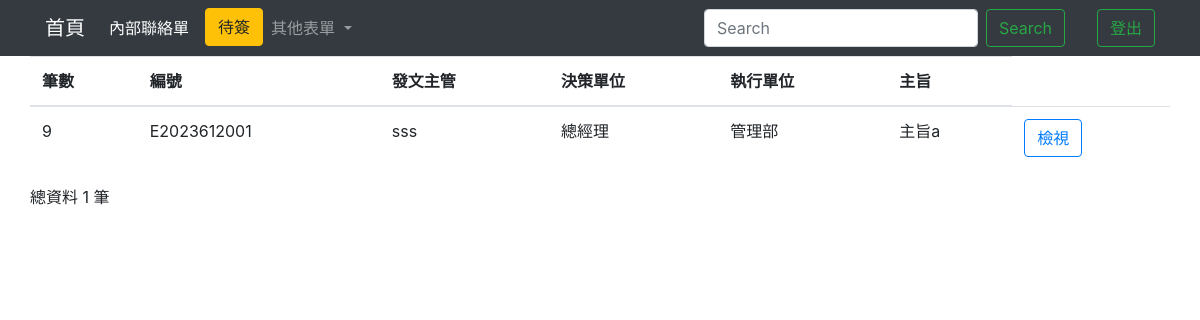
/contactallIndex/, run on an earlier commit of the app's database.
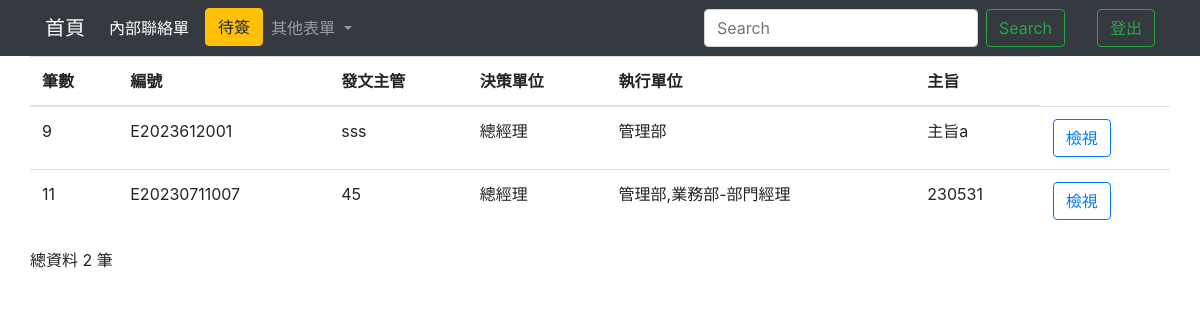
And on a later commit of the database.
### testapp/models.py (models this page shows)
class Contact (models.Model):
    cNumber = models.CharField(max_length=50, default='', null=False)#編號
    cAutherManager = models.CharField(max_length=20,blank=True)#發文主管
    cDecisionDep = models.CharField(max_length=50,null=False)#決策單位
    cImplementDep = models.CharField(max_length=50)#執行單位
    cSubject = models.TextField(null=False)#主旨
    cDiscription = models.TextField(blank=True)#說明
    cOption = models.TextField(blank=True)#各審核人員意見
    home = models.OneToOneField(Home, on_delete=models.CASCADE,default='')

### testapp/views.py (the view)
# urls.py: path('contactallIndex/',contactallIndex),
def contactallIndex(request):
    if request.user.is_authenticated:
        username=request.user.username
        authenticate=request.user.is_staff
        firstname = request.user.first_name
    if 'q' in request.GET:
        q = request.GET['q']
        multiple_q = Q(Q(cNumber__icontains=q) | Q(cSubject__icontains=q) | Q(cDecisionDep__icontains=q))
        contactall = Contact.objects.filter(multiple_q)
    else:
        contactall = Contact.objects.all().order_by("id")
    contactallCount = len(contactall)
    return render(request, "contactall_Index.html",locals())

### templates/contactall_Index.html (shortened to what this page needs)
<!DOCTYPE html>
<html lang="en">
<head>
  <link rel="stylesheet" href="https://cdn.jsdelivr.net/npm/bootstrap@4.6.2/dist/css/bootstrap.min.css">
  {% load static %}
</head>
<body>
  <nav class="navbar navbar-expand-lg navbar-dark bg-dark">
    <div class="container">
      <a class="navbar-brand" href="/homeIndex/">首頁</a>
      <div class="collapse navbar-collapse" id="navbarSupportedContent">
        <ul class="navbar-nav mr-auto">
          <li class="nav-item active">
            <a class="nav-link disabled">內部聯絡單 <span class="sr-only">(current)</span></a>
          </li>
          <ul class="navbar-nav ml-2">
            <li class="nav-item">
              <button class="btn btn-warning my-2 my-sm-0" id="{{username}}" onclick="perosonIndex(event)">待簽</button>
            </li>
          </ul>
          <li class="nav-item dropdown">
            <a class="nav-link dropdown-toggle" href="#" role="button" data-toggle="dropdown" aria-expanded="false">
              其他表單
            </a>
          </li>
        </ul>
        <form class="form-inline my-2 my-lg-0">
          <input class="form-control mr-sm-2" name='q' type="search" placeholder="Search" aria-label="Search">
          <button class="btn btn-outline-success my-2 my-sm-0" type="submit">Search</button>
        </form>
        <ul class="navbar-nav ml-2">
          <li class="nav-item active">
            <a class="nav-link disabled" style="color: green;">{{firstname}} <span class="sr-only">(current)</span></a>
          </li>
        </ul>
        <ul class="navbar-nav ml-2">
          <li class="nav-item">
            <button class="btn btn-outline-success my-2 my-sm-0" onclick="Logout(event)">登出</button>
          </li>
        </ul>
      </div>
    </div>
  </nav>
  <form action="." method="POST">
    <div class="container">
      <div class="row">
        <table class="table">
          <thead>
            <th scope="col">筆數</th>
            <th scope="col">編號</th>
            <th scope="col">發文主管</th>
            <th scope="col">決策單位</th>
            <th scope="col">執行單位</th>
            <th scope="col">主旨</th>
          </thead>
          <tbody>
            {% for unit in contactall %}
            <tr>
              <td>{{unit.id}}</td>
              <td>{{unit.cNumber}}</td>
              <td>{{unit.cAutherManager}}</td>
              <td>{{unit.cDecisionDep}}</td>
              <td>{{unit.cImplementDep}}</td>
              <td>{{unit.cSubject}}</td>
              <td>
                <button type="button" class="btn btn-outline-primary" id="{{unit.cNumber}}" onclick="View()">檢視</button>
              </td>
            </tr>
            {% endfor %}
          </tbody>
        </table>
      </div>
    </div>
  </form>
  <div class="container">
    <div class="row">
      <p>總資料 {{contactallCount}} 筆</p>
    </div>
  </div>
</body>
</html>

What changed in the data, as far as the page shows it:
added Contact: id "11", cNumber "E20230711007", cAutherManager "45", cDecisionDep "總經理", cImplementDep "管理部,業務部-部門經理", cSubject "230531"
Also different on the page:
{{ contactallCount }}: "1" → "2"
